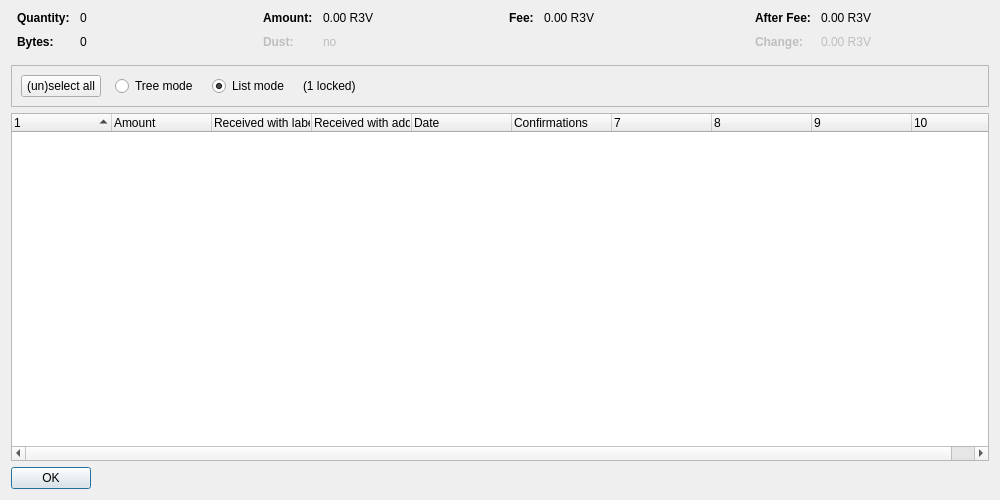
<?xml version="1.0" encoding="UTF-8"?>
<ui version="4.0">
 <class>CoinControlDialog</class>
 <widget class="QDialog" name="CoinControlDialog">
  <property name="geometry">
   <rect>
    <x>0</x>
    <y>0</y>
    <width>1000</width>
    <height>500</height>
   </rect>
  </property>
  <property name="windowTitle">
   <string>Coin Selection</string>
  </property>
  <layout class="QVBoxLayout" name="verticalLayout">
   <item>
    <layout class="QHBoxLayout" name="horizontalLayoutTop" stretch="0,0,0,0">
     <property name="topMargin">
      <number>0</number>
     </property>
     <property name="bottomMargin">
      <number>10</number>
     </property>
     <item>
      <layout class="QFormLayout" name="formLayoutCoinControl1">
       <property name="horizontalSpacing">
        <number>10</number>
       </property>
       <property name="verticalSpacing">
        <number>10</number>
       </property>
       <property name="leftMargin">
        <number>6</number>
       </property>
       <property name="rightMargin">
        <number>6</number>
       </property>
       <item row="0" column="0">
        <widget class="QLabel" name="labelCoinControlQuantityText">
         <property name="font">
          <font>
           <weight>75</weight>
           <bold>true</bold>
          </font>
         </property>
         <property name="text">
          <string>Quantity:</string>
         </property>
        </widget>
       </item>
       <item row="0" column="1">
        <widget class="QLabel" name="labelCoinControlQuantity">
         <property name="cursor">
          <cursorShape>IBeamCursor</cursorShape>
         </property>
         <property name="contextMenuPolicy">
          <enum>Qt::ActionsContextMenu</enum>
         </property>
         <property name="text">
          <string notr="true">0</string>
         </property>
         <property name="textInteractionFlags">
          <set>Qt::LinksAccessibleByMouse|Qt::TextSelectableByKeyboard|Qt::TextSelectableByMouse</set>
         </property>
        </widget>
       </item>
       <item row="1" column="0">
        <widget class="QLabel" name="labelCoinControlBytesText">
         <property name="font">
          <font>
           <weight>75</weight>
           <bold>true</bold>
          </font>
         </property>
         <property name="text">
          <string>Bytes:</string>
         </property>
        </widget>
       </item>
       <item row="1" column="1">
        <widget class="QLabel" name="labelCoinControlBytes">
         <property name="cursor">
          <cursorShape>IBeamCursor</cursorShape>
         </property>
         <property name="contextMenuPolicy">
          <enum>Qt::ActionsContextMenu</enum>
         </property>
         <property name="text">
          <string notr="true">0</string>
         </property>
         <property name="textInteractionFlags">
          <set>Qt::LinksAccessibleByMouse|Qt::TextSelectableByKeyboard|Qt::TextSelectableByMouse</set>
         </property>
        </widget>
       </item>
      </layout>
     </item>
     <item>
      <layout class="QFormLayout" name="formLayoutCoinControl2">
       <property name="horizontalSpacing">
        <number>10</number>
       </property>
       <property name="verticalSpacing">
        <number>10</number>
       </property>
       <property name="leftMargin">
        <number>6</number>
       </property>
       <property name="rightMargin">
        <number>6</number>
       </property>
       <item row="0" column="0">
        <widget class="QLabel" name="labelCoinControlAmountText">
         <property name="font">
          <font>
           <weight>75</weight>
           <bold>true</bold>
          </font>
         </property>
         <property name="text">
          <string>Amount:</string>
         </property>
        </widget>
       </item>
       <item row="0" column="1">
        <widget class="QLabel" name="labelCoinControlAmount">
         <property name="cursor">
          <cursorShape>IBeamCursor</cursorShape>
         </property>
         <property name="contextMenuPolicy">
          <enum>Qt::ActionsContextMenu</enum>
         </property>
         <property name="text">
          <string notr="true">0.00 R3V</string>
         </property>
         <property name="textInteractionFlags">
          <set>Qt::LinksAccessibleByMouse|Qt::TextSelectableByKeyboard|Qt::TextSelectableByMouse</set>
         </property>
        </widget>
       </item>
       <item row="1" column="0">
        <widget class="QLabel" name="labelCoinControlLowOutputText">
         <property name="enabled">
          <bool>false</bool>
         </property>
         <property name="font">
          <font>
           <weight>75</weight>
           <bold>true</bold>
          </font>
         </property>
         <property name="text">
          <string>Dust:</string>
         </property>
        </widget>
       </item>
       <item row="1" column="1">
        <widget class="QLabel" name="labelCoinControlLowOutput">
         <property name="enabled">
          <bool>false</bool>
         </property>
         <property name="cursor">
          <cursorShape>IBeamCursor</cursorShape>
         </property>
         <property name="contextMenuPolicy">
          <enum>Qt::ActionsContextMenu</enum>
         </property>
         <property name="text">
          <string notr="true">no</string>
         </property>
         <property name="textInteractionFlags">
          <set>Qt::LinksAccessibleByMouse|Qt::TextSelectableByKeyboard|Qt::TextSelectableByMouse</set>
         </property>
        </widget>
       </item>
      </layout>
     </item>
     <item>
      <layout class="QFormLayout" name="formLayoutCoinControl3">
       <property name="horizontalSpacing">
        <number>10</number>
       </property>
       <property name="verticalSpacing">
        <number>10</number>
       </property>
       <property name="leftMargin">
        <number>6</number>
       </property>
       <property name="rightMargin">
        <number>6</number>
       </property>
       <item row="0" column="0">
        <widget class="QLabel" name="labelCoinControlFeeText">
         <property name="font">
          <font>
           <weight>75</weight>
           <bold>true</bold>
          </font>
         </property>
         <property name="text">
          <string>Fee:</string>
         </property>
        </widget>
       </item>
       <item row="0" column="1">
        <widget class="QLabel" name="labelCoinControlFee">
         <property name="cursor">
          <cursorShape>IBeamCursor</cursorShape>
         </property>
         <property name="contextMenuPolicy">
          <enum>Qt::ActionsContextMenu</enum>
         </property>
         <property name="text">
          <string notr="true">0.00 R3V</string>
         </property>
         <property name="textInteractionFlags">
          <set>Qt::LinksAccessibleByMouse|Qt::TextSelectableByKeyboard|Qt::TextSelectableByMouse</set>
         </property>
        </widget>
       </item>
      </layout>
     </item>
     <item>
      <layout class="QFormLayout" name="formLayoutCoinControl4">
       <property name="horizontalSpacing">
        <number>10</number>
       </property>
       <property name="verticalSpacing">
        <number>10</number>
       </property>
       <property name="leftMargin">
        <number>6</number>
       </property>
       <property name="rightMargin">
        <number>6</number>
       </property>
       <item row="0" column="0">
        <widget class="QLabel" name="labelCoinControlAfterFeeText">
         <property name="font">
          <font>
           <weight>75</weight>
           <bold>true</bold>
          </font>
         </property>
         <property name="text">
          <string>After Fee:</string>
         </property>
        </widget>
       </item>
       <item row="0" column="1">
        <widget class="QLabel" name="labelCoinControlAfterFee">
         <property name="cursor">
          <cursorShape>IBeamCursor</cursorShape>
         </property>
         <property name="contextMenuPolicy">
          <enum>Qt::ActionsContextMenu</enum>
         </property>
         <property name="text">
          <string notr="true">0.00 R3V</string>
         </property>
         <property name="textInteractionFlags">
          <set>Qt::LinksAccessibleByMouse|Qt::TextSelectableByKeyboard|Qt::TextSelectableByMouse</set>
         </property>
        </widget>
       </item>
       <item row="1" column="0">
        <widget class="QLabel" name="labelCoinControlChangeText">
         <property name="enabled">
          <bool>false</bool>
         </property>
         <property name="font">
          <font>
           <weight>75</weight>
           <bold>true</bold>
          </font>
         </property>
         <property name="text">
          <string>Change:</string>
         </property>
        </widget>
       </item>
       <item row="1" column="1">
        <widget class="QLabel" name="labelCoinControlChange">
         <property name="enabled">
          <bool>false</bool>
         </property>
         <property name="cursor">
          <cursorShape>IBeamCursor</cursorShape>
         </property>
         <property name="contextMenuPolicy">
          <enum>Qt::ActionsContextMenu</enum>
         </property>
         <property name="text">
          <string notr="true">0.00 R3V</string>
         </property>
         <property name="textInteractionFlags">
          <set>Qt::LinksAccessibleByMouse|Qt::TextSelectableByKeyboard|Qt::TextSelectableByMouse</set>
         </property>
        </widget>
       </item>
      </layout>
     </item>
    </layout>
   </item>
   <item>
    <widget class="QFrame" name="frame">
     <property name="minimumSize">
      <size>
       <width>0</width>
       <height>40</height>
      </size>
     </property>
     <property name="frameShape">
      <enum>QFrame::StyledPanel</enum>
     </property>
     <property name="frameShadow">
      <enum>QFrame::Sunken</enum>
     </property>
     <layout class="QHBoxLayout" name="horizontalLayout">
      <item>
       <layout class="QHBoxLayout" name="horizontalLayoutPanel" stretch="0,0,0,0,0">
        <property name="spacing">
         <number>14</number>
        </property>
        <item>
         <widget class="QPushButton" name="pushButtonSelectAll">
          <property name="sizePolicy">
           <sizepolicy hsizetype="Maximum" vsizetype="Fixed">
            <horstretch>0</horstretch>
            <verstretch>0</verstretch>
           </sizepolicy>
          </property>
          <property name="text">
           <string>(un)select all</string>
          </property>
          <property name="autoDefault">
           <bool>false</bool>
          </property>
         </widget>
        </item>
        <item>
         <widget class="QRadioButton" name="radioTreeMode">
          <property name="sizePolicy">
           <sizepolicy hsizetype="Maximum" vsizetype="Fixed">
            <horstretch>0</horstretch>
            <verstretch>0</verstretch>
           </sizepolicy>
          </property>
          <property name="text">
           <string>Tree mode</string>
          </property>
         </widget>
        </item>
        <item>
         <widget class="QRadioButton" name="radioListMode">
          <property name="sizePolicy">
           <sizepolicy hsizetype="Maximum" vsizetype="Fixed">
            <horstretch>0</horstretch>
            <verstretch>0</verstretch>
           </sizepolicy>
          </property>
          <property name="text">
           <string>List mode</string>
          </property>
          <property name="checked">
           <bool>true</bool>
          </property>
         </widget>
        </item>
        <item>
         <widget class="QLabel" name="labelLocked">
          <property name="text">
           <string notr="true">(1 locked)</string>
          </property>
         </widget>
        </item>
        <item>
         <spacer name="horizontalSpacer">
          <property name="orientation">
           <enum>Qt::Horizontal</enum>
          </property>
          <property name="sizeHint" stdset="0">
           <size>
            <width>40</width>
            <height>20</height>
           </size>
          </property>
         </spacer>
        </item>
       </layout>
      </item>
     </layout>
    </widget>
   </item>
   <item>
    <widget class="CoinControlTreeWidget" name="treeWidget">
     <property name="contextMenuPolicy">
      <enum>Qt::CustomContextMenu</enum>
     </property>
     <property name="sortingEnabled">
      <bool>false</bool>
     </property>
     <property name="columnCount">
      <number>10</number>
     </property>
     <attribute name="headerShowSortIndicator" stdset="0">
      <bool>true</bool>
     </attribute>
     <attribute name="headerStretchLastSection">
      <bool>false</bool>
     </attribute>
     <column>
      <property name="text">
       <string/>
      </property>
     </column>
     <column>
      <property name="text">
       <string>Amount</string>
      </property>
     </column>
     <column>
      <property name="text">
       <string>Received with label</string>
      </property>
     </column>
     <column>
      <property name="text">
       <string>Received with address</string>
      </property>
     </column>
     <column>
      <property name="text">
       <string>Date</string>
      </property>
     </column>
     <column>
      <property name="text">
       <string>Confirmations</string>
      </property>
      <property name="toolTip">
       <string>Confirmed</string>
      </property>
     </column>
     <column>
      <property name="text">
       <string/>
      </property>
     </column>
     <column>
      <property name="text">
       <string/>
      </property>
     </column>
     <column>
      <property name="text">
       <string/>
      </property>
     </column>
     <column>
      <property name="text">
       <string/>
      </property>
     </column>
    </widget>
   </item>
   <item>
    <widget class="QDialogButtonBox" name="buttonBox">
     <property name="sizePolicy">
      <sizepolicy hsizetype="Maximum" vsizetype="Fixed">
       <horstretch>0</horstretch>
       <verstretch>0</verstretch>
      </sizepolicy>
     </property>
     <property name="orientation">
      <enum>Qt::Horizontal</enum>
     </property>
     <property name="standardButtons">
      <set>QDialogButtonBox::Ok</set>
     </property>
    </widget>
   </item>
  </layout>
 </widget>
 <customwidgets>
  <customwidget>
   <class>CoinControlTreeWidget</class>
   <extends>QTreeWidget</extends>
   <header>coincontroltreewidget.h</header>
  </customwidget>
 </customwidgets>
 <resources/>
 <connections/>
</ui>
